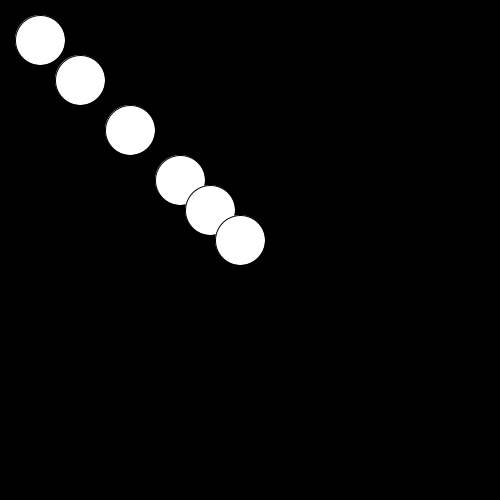
Frame 1 (no input)
Frame 60 (the mouse pressed at the canvas centre just before this capture): identical to frame 1, image omitted
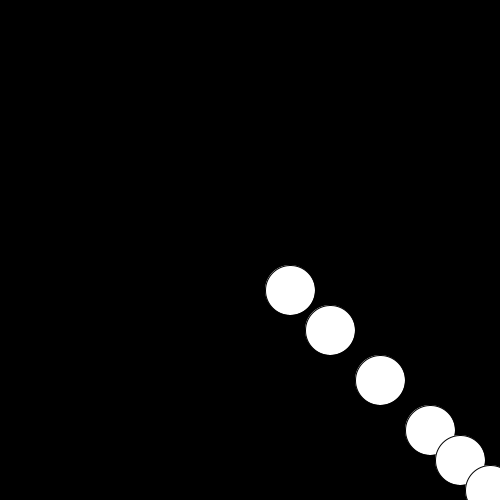
Frame 120 (the mouse held since frame 60 and released just before this capture)

The Processing sketch that drew these frames (run headless with seeded random() and noise(); from frame 60 on, the mouse is pressed at the canvas centre):

// Processing sketch: processing_119208
// ── processing_119208.pde

void setup()
{
size(500,500);
}
void draw()
{
  background(0);

translate(40,40);
ellipse(mouseX,mouseY,50,50);
translate(40,40);
ellipse(mouseY,mouseX,50,50);
translate(50,50);
ellipse(mouseX,mouseY,50,50);
translate(50,50);
ellipse(mouseY,mouseX,50,50);
 translate(30,30);
ellipse(mouseX,mouseY,50,50);
translate(30,30);
ellipse(mouseY,mouseX,50,50);
}
